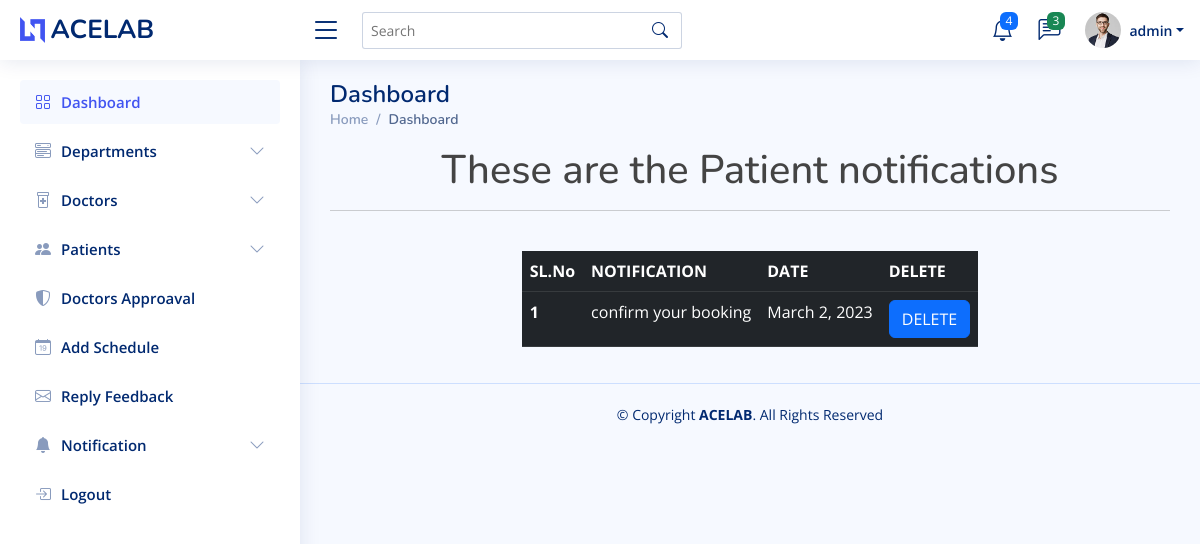
The page /view_pat_notifications (signed in) on the database its author committed.
### home/models.py (models this page shows)
class Login(AbstractUser):
    is_doctor = models.BooleanField(default=False)
    is_patient = models.BooleanField(default=False)

class PatientNotification(models.Model):
    date = models.DateField(auto_now=True)
    subject = models.CharField(max_length=150)

### home/adminview.py (the view)
# urls.py: path('view_pat_notifications', adminview.view_pat_notifications, name='view_pat_notifications'),
def view_pat_notifications(request):
    data = PatientNotification.objects.all()
    return render(request, 'admin1/view_patient_notifications.html', {'data': data})

### templates/admin1/view_patient_notifications.html (shortened to what this page needs)
{% extends 'admin1/admindashboard.html' %}
{%load crispy_forms_tags %}
{% block content %}
<h1 style="text-align:center">These are the Patient notifications</h1><hr><br>
<div class="row justify-content-center">
    <div class="col-auto">
        <table class="table table-dark table-responsive">
          <thead>
            <tr>
              <th scope="col">SL.No</th>
              <th scope="col">NOTIFICATION</th>
              <th scope="col">DATE</th>
              <th scope="col">DELETE</th>
            </tr>
          </thead>
          <tbody>
          {%  for i in data %}
            <tr>
              <th scope="row">{{forloop.counter}}</th>
              <td>{{i.subject}}</td>
              <td>{{i.date}}</td>
              <td><a href="{% url 'delete_patnotification' i.id %}"> <button type="button" class="btn btn-primary">DELETE</button></a></td>
            </tr>
          {% endfor %}
          </tbody>
        </table>
    </div>
</div>
{% endblock %}

### templates/admin1/admindashboard.html (shortened to what this page needs)
<!DOCTYPE html>
{% load static %}
{%load crispy_forms_tags %}
<html lang="en">
<head>
  <link href=" {% static 'set3/assets/vendor/bootstrap/css/bootstrap.min.css' %} " rel="stylesheet">
  <link href=" {% static 'set3/assets/vendor/bootstrap-icons/bootstrap-icons.css' %} " rel="stylesheet">
  <link href=" {% static 'set3/assets/vendor/boxicons/css/boxicons.min.css' %} " rel="stylesheet">
  <link href=" {% static 'set3/assets/vendor/quill/quill.snow.css' %} " rel="stylesheet">
  <link href=" {% static 'set3/assets/vendor/quill/quill.bubble.css' %} " rel="stylesheet">
  <link href=" {% static 'set3/assets/vendor/remixicon/remixicon.css' %} " rel="stylesheet">
  <link href=" {% static 'set3/assets/vendor/simple-datatables/style.css' %} " rel="stylesheet">
  <link href=" {% static 'set3/assets/css/style.css' %} " rel="stylesheet">
</head>
<body>
  <header id="header" class="header fixed-top d-flex align-items-center">
    <div class="d-flex align-items-center justify-content-between">
      <a href=" {% static 'index.html' %} " class="logo d-flex align-items-center">
        <img src=" {% static 'set3/assets/img/logo.png' %} " alt="">
        <span class="d-none d-lg-block">ACELAB</span>
      </a>
      <i class="bi bi-list toggle-sidebar-btn"></i>
    </div>
    <div class="search-bar">
      <form class="search-form d-flex align-items-center" method="POST" action="#">
        <input type="text" name="query" placeholder="Search" title="Enter search keyword">
        <button type="submit" title="Search"><i class="bi bi-search"></i></button>
      </form>
    </div>
    <nav class="header-nav ms-auto">
      <ul class="d-flex align-items-center">
        <li class="nav-item dropdown">
          <a class="nav-link nav-icon" href="#" data-bs-toggle="dropdown">
            <i class="bi bi-bell"></i>
            <span class="badge bg-primary badge-number">4</span>
          </a>
        </li>
        <li class="nav-item dropdown">
          <a class="nav-link nav-icon" href="#" data-bs-toggle="dropdown">
            <i class="bi bi-chat-left-text"></i>
            <span class="badge bg-success badge-number">3</span>
          </a>
        </li>
        <li class="nav-item dropdown pe-3">
          <a class="nav-link nav-profile d-flex align-items-center pe-0" href="#" data-bs-toggle="dropdown">
            <img src=" {% static 'set3/assets/img/profile-img.jpg' %} " alt="Profile" class="rounded-circle">
            <span class="d-none d-md-block dropdown-toggle ps-2">{{request.user}}</span>
          </a>
        </li>
      </ul>
    </nav>
  </header>
  <aside id="sidebar" class="sidebar">
    <ul class="sidebar-nav" id="sidebar-nav">
      <li class="nav-item">
        <a class="nav-link " href=" {% url 'admindashboard' %} ">
          <i class="bi bi-grid"></i>
          <span>Dashboard</span>
        </a>
      </li>
      <li class="nav-item">
        <a class="nav-link collapsed" data-bs-target="#components-nav" data-bs-toggle="collapse" href="#">
          <i class="bi bi-menu-button-wide"></i><span>Departments</span><i class="bi bi-chevron-down ms-auto"></i>
        </a>
      </li>
      <li class="nav-item">
        <a class="nav-link collapsed" data-bs-target="#forms-nav" data-bs-toggle="collapse" href="#">
          <i class="bi bi-prescription2"></i><span>Doctors</span><i class="bi bi-chevron-down ms-auto"></i>
        </a>
      </li>
      <li class="nav-item">
        <a class="nav-link collapsed" data-bs-target="#tables-nav" data-bs-toggle="collapse" href="#">
          <i class="bi bi-people-fill"></i><span>Patients</span><i class="bi bi-chevron-down ms-auto"></i>
        </a>
      </li>
      <li class="nav-item">
        <a class="nav-link collapsed" href=" {% static 'users-profile.html' %} ">
          <i class="bi bi-shield-shaded"></i>
          <span>Doctors Approaval </span>
        </a>
      </li>
      <li class="nav-item">
        <a class="nav-link collapsed" href=" {% static 'users-profile.html' %} ">
          <i class="bi bi-calendar-date"></i>
          <span>Add Schedule </span>
        </a>
      </li>
      <li class="nav-item">
        <a class="nav-link collapsed" href=" {% static 'pages-contact.html' %} ">
          <i class="bi bi-envelope"></i>
          <span>Reply Feedback</span>
        </a>
      </li>
      <li class="nav-item">
        <a class="nav-link collapsed" data-bs-target="#components-nav" data-bs-toggle="collapse" href="#">
          <i class="bi bi-bell-fill"></i><span>Notification</span><i class="bi bi-chevron-down ms-auto"></i>
        </a>
      </li>
      <li class="nav-item">
        <a class="nav-link collapsed" href=" {% static 'pages-login.html' %} ">
          <i class="bi bi-box-arrow-in-right"></i>
          <span>Logout</span>
        </a>
      </li>
    </ul>
  </aside>
  <main id="main" class="main">
    <div class="pagetitle">
      <h1>Dashboard</h1>
      <nav>
        <ol class="breadcrumb">
          <li class="breadcrumb-item"><a href=" {% static 'index.html' %} ">Home</a></li>
          <li class="breadcrumb-item active">Dashboard</li>
        </ol>
      </nav>
    </div>
    <section class="section dashboard">
      <div class="row">
        <div class="col-lg-12 col-md-12 col-sm-12">
            {% block content %}{% endblock%}
        </div>
      </div>
    </section>
  </main>
  <footer id="footer" class="footer">
    <div class="copyright">
      &copy; Copyright <strong><span>ACELAB</span></strong>. All Rights Reserved
    </div>
  </footer>
</body>
</html>

### static/set3/assets/css/style.css (style rules this page uses)
:root { scroll-behavior: smooth; }
body { font-family: "Open Sans", sans-serif; background: #f6f9ff; color: #444444; }
a { color: #4154f1; text-decoration: none; }
h1, h2, h3, h4, h5, h6 { font-family: "Nunito", sans-serif; }
#main { margin-top: 60px; padding: 20px 30px; transition: all 0.3s; }
.pagetitle { margin-bottom: 10px; }
.pagetitle h1 { font-size: 24px; margin-bottom: 0; font-weight: 600; color: #012970; }
.breadcrumb { font-size: 14px; font-family: "Nunito", sans-serif; color: #899bbd; font-weight: 600; }
.breadcrumb a { color: #899bbd; transition: 0.3s; }
.breadcrumb .breadcrumb-item::before { color: #899bbd; }
.breadcrumb .active { color: #51678f; font-weight: 600; }
.logo { line-height: 1; }
@media (min-width: 1200px) { .logo { width: 280px; } }
.logo img { max-height: 26px; margin-right: 6px; }
.logo span { font-size: 26px; font-weight: 700; color: #012970; font-family: "Nunito", sans-serif; }
.header { transition: all 0.5s; z-index: 997; height: 60px; box-shadow: 0px 2px 20px rgba(1, 41, 112, 0.1); background-color: #fff; padding-left: 20px; }
.header .toggle-sidebar-btn { font-size: 32px; padding-left: 10px; cursor: pointer; color: #012970; }
.header .search-bar { min-width: 360px; padding: 0 20px; }
.header .search-form { width: 100%; }
.header .search-form input { border: 0; font-size: 14px; color: #012970; border: 1px solid rgba(1, 41, 112, 0.2); padding: 7px 38px 7px 8px; border-radius: 3px; transition: 0.3s; width: 100%; }
.header .search-form button { border: 0; padding: 0; margin-left: -30px; background: none; }
.header .search-form button i { color: #012970; }
.header-nav ul { list-style: none; }
.header-nav>ul { margin: 0; padding: 0; }
.header-nav .nav-icon { font-size: 22px; color: #012970; margin-right: 25px; position: relative; }
.header-nav .nav-profile { color: #012970; }
.header-nav .nav-profile img { max-height: 36px; }
.header-nav .nav-profile span { font-size: 14px; font-weight: 600; }
.header-nav .badge-number { position: absolute; inset: -2px -5px auto auto; font-weight: normal; font-size: 12px; padding: 3px 6px; }
.sidebar { position: fixed; top: 60px; left: 0; bottom: 0; width: 300px; z-index: 996; transition: all 0.3s; padding: 20px; overflow-y: auto; scrollbar-width: thin; scrollbar-color: #aab7cf transparent; box-shadow: 0px 0px 20px rgba(1, 41, 112, 0.1); background-color: #fff; }
@media (min-width: 1200px) { #main, #footer { margin-left: 300px; } }
.sidebar-nav { padding: 0; margin: 0; list-style: none; }
.sidebar-nav li { padding: 0; margin: 0; list-style: none; }
.sidebar-nav .nav-item { margin-bottom: 5px; }
.sidebar-nav .nav-link { display: flex; align-items: center; font-size: 15px; font-weight: 600; color: #4154f1; transition: 0.3; background: #f6f9ff; padding: 10px 15px; border-radius: 4px; }
.sidebar-nav .nav-link i { font-size: 16px; margin-right: 10px; color: #4154f1; }
.sidebar-nav .nav-link.collapsed { color: #012970; background: #fff; }
.sidebar-nav .nav-link.collapsed i { color: #899bbd; }
.sidebar-nav .nav-link .bi-chevron-down { margin-right: 0; transition: transform 0.2s ease-in-out; }
.footer { padding: 20px 0; font-size: 14px; transition: all 0.3s; border-top: 1px solid #cddfff; }
.footer .copyright { text-align: center; color: #012970; }

### rows shown on the page
Login: user "admin"
PatientNotification: subject "confirm your booking", date "March 2, 2023"
